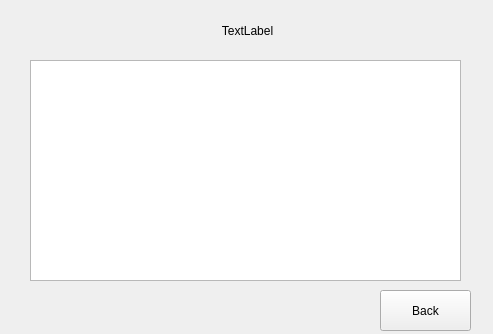
<?xml version="1.0" encoding="UTF-8"?>
<ui version="4.0">
 <class>dTrans</class>
 <widget class="QWidget" name="dTrans">
  <property name="geometry">
   <rect>
    <x>0</x>
    <y>0</y>
    <width>493</width>
    <height>334</height>
   </rect>
  </property>
  <property name="windowTitle">
   <string>Form</string>
  </property>
  <widget class="QPushButton" name="pushButton">
   <property name="geometry">
    <rect>
     <x>380</x>
     <y>290</y>
     <width>91</width>
     <height>41</height>
    </rect>
   </property>
   <property name="text">
    <string>Back</string>
   </property>
  </widget>
  <widget class="QLabel" name="label">
   <property name="geometry">
    <rect>
     <x>42</x>
     <y>10</y>
     <width>411</width>
     <height>41</height>
    </rect>
   </property>
   <property name="text">
    <string>TextLabel</string>
   </property>
   <property name="alignment">
    <set>Qt::AlignCenter</set>
   </property>
  </widget>
  <widget class="QTextBrowser" name="textBrowser">
   <property name="geometry">
    <rect>
     <x>30</x>
     <y>60</y>
     <width>431</width>
     <height>221</height>
    </rect>
   </property>
  </widget>
 </widget>
 <resources/>
 <connections/>
</ui>
